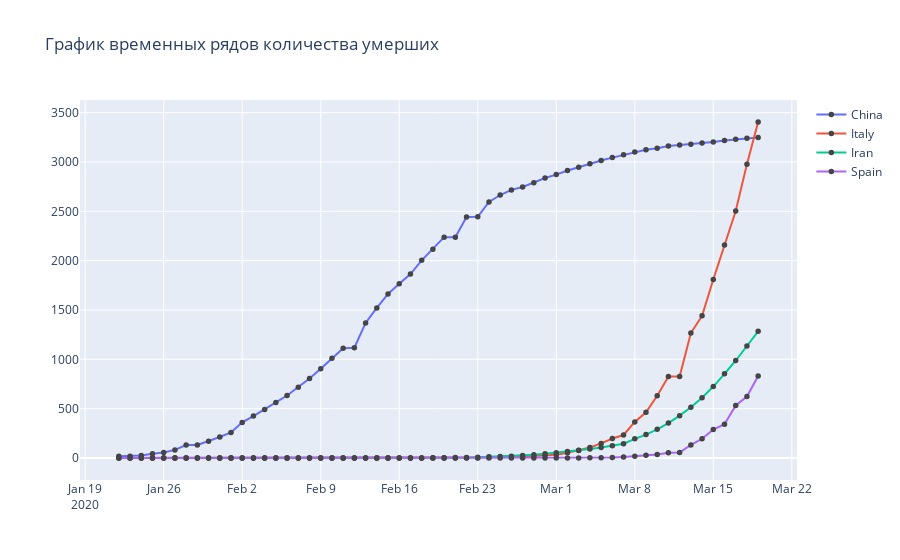

Source (notebook cell):
### Markdown cell above
![graphics confirmed](img/img_5.png)

### Code cell
fig = go.Figure()
for country in ['China',"Italy","Iran","Spain"]:
   

    fig.add_trace(go.Scatter(
        x=data[data['Country']==country]['Date'],
        y=data[data['Country']==country]['Deaths'],
        name = country,
        connectgaps=True
    ))
fig.update_layout(title="График временных рядов количества умерших")
fig.update_traces(mode='markers+lines', marker_line_width=2.5, marker_size=3)

fig.show()
